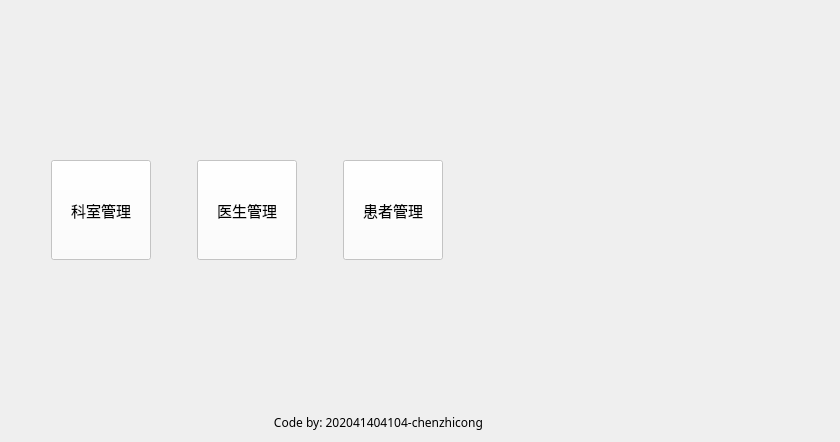
<?xml version="1.0" encoding="UTF-8"?>
<ui version="4.0">
 <class>WelcomeView</class>
 <widget class="QWidget" name="WelcomeView">
  <property name="geometry">
   <rect>
    <x>0</x>
    <y>0</y>
    <width>840</width>
    <height>442</height>
   </rect>
  </property>
  <property name="minimumSize">
   <size>
    <width>840</width>
    <height>442</height>
   </size>
  </property>
  <property name="font">
   <font>
    <pointsize>10</pointsize>
   </font>
  </property>
  <property name="windowTitle">
   <string>欢迎</string>
  </property>
  <property name="styleSheet">
   <string notr="true">QPushButton{
background-color:rgba(255,255,255,200);      //背景颜色和透明度                      
border-radius:6px;                           //边框圆角
}
 
</string>
  </property>
  <layout class="QFormLayout" name="formLayout">
   <item row="1" column="0">
    <layout class="QVBoxLayout" name="verticalLayout">
     <item>
      <spacer name="verticalSpacer">
       <property name="orientation">
        <enum>Qt::Vertical</enum>
       </property>
       <property name="sizeHint" stdset="0">
        <size>
         <width>17</width>
         <height>141</height>
        </size>
       </property>
      </spacer>
     </item>
     <item>
      <layout class="QHBoxLayout" name="horizontalLayout">
       <item>
        <spacer name="horizontalSpacer_3">
         <property name="orientation">
          <enum>Qt::Horizontal</enum>
         </property>
         <property name="sizeHint" stdset="0">
          <size>
           <width>40</width>
           <height>20</height>
          </size>
         </property>
        </spacer>
       </item>
       <item>
        <widget class="QPushButton" name="btDepartment">
         <property name="sizePolicy">
          <sizepolicy hsizetype="Preferred" vsizetype="Preferred">
           <horstretch>0</horstretch>
           <verstretch>0</verstretch>
          </sizepolicy>
         </property>
         <property name="minimumSize">
          <size>
           <width>100</width>
           <height>100</height>
          </size>
         </property>
         <property name="font">
          <font>
           <family>阿里巴巴普惠体 R</family>
           <pointsize>11</pointsize>
          </font>
         </property>
         <property name="styleSheet">
          <string notr="true">QPushButton{
background-color:rgba(255,255,255,200);      //背景颜色和透明度
color:rgb(0,0,0);                            //字体颜色
border-radius:6px;                           //边框圆角
border: 3px outset rgb(128,128,128);         //边框宽度、样式以及颜色
}
 
//设置悬停状态样式
QPushButton:hover{
background-color:rgba(150,150,150,200);
color:rgb(0,255，255);
}
 
QPushButton:pressed{
background-color:rgba(0,0,0,200);
color:rgb(0,255，255);
}
</string>
         </property>
         <property name="text">
          <string>科室管理</string>
         </property>
         <property name="icon">
          <iconset resource="resource.qrc">
           <normaloff>:/new/prefix1/img/department.png</normaloff>:/new/prefix1/img/department.png</iconset>
         </property>
        </widget>
       </item>
       <item>
        <spacer name="horizontalSpacer_2">
         <property name="orientation">
          <enum>Qt::Horizontal</enum>
         </property>
         <property name="sizeHint" stdset="0">
          <size>
           <width>40</width>
           <height>20</height>
          </size>
         </property>
        </spacer>
       </item>
       <item>
        <widget class="QPushButton" name="btDoctor">
         <property name="sizePolicy">
          <sizepolicy hsizetype="Preferred" vsizetype="Preferred">
           <horstretch>0</horstretch>
           <verstretch>0</verstretch>
          </sizepolicy>
         </property>
         <property name="minimumSize">
          <size>
           <width>100</width>
           <height>100</height>
          </size>
         </property>
         <property name="font">
          <font>
           <family>阿里巴巴普惠体 R</family>
           <pointsize>11</pointsize>
          </font>
         </property>
         <property name="text">
          <string>医生管理</string>
         </property>
         <property name="icon">
          <iconset resource="resource.qrc">
           <normaloff>:/new/prefix1/img/doctor.png</normaloff>:/new/prefix1/img/doctor.png</iconset>
         </property>
        </widget>
       </item>
       <item>
        <spacer name="horizontalSpacer">
         <property name="orientation">
          <enum>Qt::Horizontal</enum>
         </property>
         <property name="sizeHint" stdset="0">
          <size>
           <width>40</width>
           <height>20</height>
          </size>
         </property>
        </spacer>
       </item>
       <item>
        <widget class="QPushButton" name="btPatient">
         <property name="sizePolicy">
          <sizepolicy hsizetype="Preferred" vsizetype="Preferred">
           <horstretch>0</horstretch>
           <verstretch>0</verstretch>
          </sizepolicy>
         </property>
         <property name="minimumSize">
          <size>
           <width>100</width>
           <height>100</height>
          </size>
         </property>
         <property name="font">
          <font>
           <family>阿里巴巴普惠体 R</family>
           <pointsize>11</pointsize>
          </font>
         </property>
         <property name="styleSheet">
          <string notr="true"/>
         </property>
         <property name="text">
          <string>患者管理</string>
         </property>
         <property name="icon">
          <iconset resource="resource.qrc">
           <normaloff>:/new/prefix1/img/patient.png</normaloff>:/new/prefix1/img/patient.png</iconset>
         </property>
        </widget>
       </item>
       <item>
        <spacer name="horizontalSpacer_4">
         <property name="orientation">
          <enum>Qt::Horizontal</enum>
         </property>
         <property name="sizeHint" stdset="0">
          <size>
           <width>40</width>
           <height>20</height>
          </size>
         </property>
        </spacer>
       </item>
      </layout>
     </item>
     <item>
      <spacer name="verticalSpacer_2">
       <property name="orientation">
        <enum>Qt::Vertical</enum>
       </property>
       <property name="sizeHint" stdset="0">
        <size>
         <width>17</width>
         <height>141</height>
        </size>
       </property>
      </spacer>
     </item>
     <item>
      <widget class="QLabel" name="label">
       <property name="font">
        <font>
         <family>思源宋体 CN SemiBold</family>
         <pointsize>9</pointsize>
         <weight>50</weight>
         <bold>false</bold>
        </font>
       </property>
       <property name="layoutDirection">
        <enum>Qt::LeftToRight</enum>
       </property>
       <property name="text">
        <string>Code by: 202041404104-chenzhicong</string>
       </property>
       <property name="alignment">
        <set>Qt::AlignRight|Qt::AlignTrailing|Qt::AlignVCenter</set>
       </property>
      </widget>
     </item>
    </layout>
   </item>
   <item row="1" column="1">
    <widget class="QLabel" name="label_2">
     <property name="minimumSize">
      <size>
       <width>140</width>
       <height>120</height>
      </size>
     </property>
     <property name="styleSheet">
      <string notr="true">border-image: url(:/new/prefix1/img/dp1.png);</string>
     </property>
     <property name="text">
      <string/>
     </property>
    </widget>
   </item>
  </layout>
 </widget>
 <resources>
  <include location="resource.qrc"/>
 </resources>
 <connections/>
</ui>
